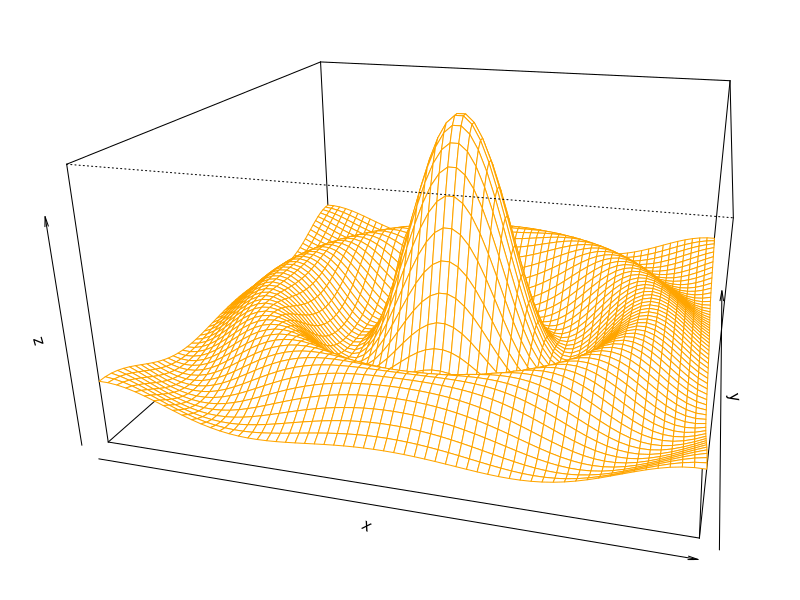

Write the R code that produced this figure. (Note: this script raises an error after producing the figure.)
testPersp = function(theta=120, phi = 20, expand = 0.5, col = 'White',
                        box = TRUE, border = 'orange', 
                        ticktype = 'simple', nticks = 5, ...) {
    x = seq(-10,10,length = 60)
    y = seq(-10,10,length = 60)
    f <- function(x, y) { r <- sqrt(x^2+y^2); 10 * sin(r)/r }
    z <- outer(x, y, f)
    z[is.na(z)] <- 1
    par(mar = c(2,2,2,2))
    trans <- persp(x, y, z, theta = theta, 
                   phi = phi, expand = expand, 
                   col = col, box = box, border = border, 
                   ticktype = ticktype, nticks = nticks, ...)
                   
    trans
}

echoTest = function(trans = trans) {
    plot = recordPlot()
    plotInfo = perInit(plot, trans = trans, newpage = TRUE)
    per(plot = plotInfo)
    grid.text('gird', x = unit(0.01, 'npc'), y = unit(0.9, 'npc'))
}

## test on theta
	trans = testPersp(15)
	echoTest(trans)

	trans = testPersp(60)
	echoTest(trans)

	trans = testPersp(120)
	echoTest(trans)

	trans = testPersp(160)
	echoTest(trans)

	trans = testPersp(220)
	echoTest(trans)

	trans = testPersp(280)
	echoTest(trans)

	trans = testPersp(350)
	echoTest(trans)


## test on phi
	trans = testPersp(phi = 15)
	echoTest(trans)

	trans = testPersp(phi = 22.5)
	echoTest(trans)

	trans = testPersp(phi = 50)
	echoTest(trans)

	trans = testPersp(phi =80)
	echoTest(trans)

	trans = testPersp(phi = 120)
	echoTest(trans)

	trans = testPersp(phi =310)
	echoTest(trans)

	trans = testPersp(phi = 720)
	echoTest(trans)


## test on expand
	trans = testPersp(expand = 0.01)
	echoTest(trans)

	trans = testPersp(expand = 0.2)
	echoTest(trans)

	trans = testPersp(expand = 0.35)
	echoTest(trans)

	trans = testPersp(expand = 2)
	echoTest(trans)

	trans = testPersp(expand = 5)
	echoTest(trans)

	trans = testPersp(expand = 10)
	echoTest(trans)

	trans = testPersp(expand = 100)
	echoTest(trans)

## test on lim
	trans = testPersp(xlim = c(-5,5),col = 2)
	echoTest(trans)

	trans = testPersp(ylim = c(-5,5))
	echoTest(trans)

	trans = testPersp(zlim = c(-5,5))
	echoTest(trans)

## test on label
	trans = testPersp(xlab = 'xx', ylab = 'yy', zlab = 'zz')
	echoTest(trans)

## test on r
	trans = testPersp(r = 5)
	echoTest(trans)

	trans = testPersp(r = 10)
	echoTest(trans)

	trans = testPersp(r = 20)
	echoTest(trans)

##test on d
	trans = testPersp(d = 0.5)
	echoTest(trans)

	trans = testPersp(d = 0)
	echoTest(trans)

	trans = testPersp(d = 1)
	echoTest(trans)

## test on scale
	trans = testPersp(scale = FALSE)
	echoTest(trans)

	trans = testPersp(scale = TRUE)
	echoTest(trans)

## test on expand
	trans = testPersp(expand = 0.5)
	echoTest(trans)

	trans = testPersp(expand = 1)
	echoTest(trans)

	trans = testPersp(expand = 0.25)
	echoTest(trans)

	trans = testPersp(d = 2)
	echoTest(trans)

## test on col
	trans = testPersp(col = 1)
	echoTest(trans)

	trans = testPersp(col = 'blue')
	echoTest(trans)

	trans = testPersp(col = 1:5)
	echoTest(trans)

	trans = testPersp(col = 1:10)
	echoTest(trans)

	trans = testPersp(col = 1:100)
	echoTest(trans)

## test on border
	trans = testPersp(border = 1)
	echoTest(trans)

	trans = testPersp(border = 'brown')
	echoTest(trans)

	trans = testPersp(border = 5:6)
	echoTest(trans)

## test on axes
	trans = testPersp(axes = TRUE)
	echoTest(trans)

	trans = testPersp(axes = FALSE)
	echoTest(trans)

## if box = False then not drawing any axes even axes = TRUE
	trans = testPersp(box = FALSE, axes = TRUE)
	echoTest(trans)

	trans = testPersp(box = FALSE, axes = FALSE)
	echoTest(trans)

## test on ticktype
	trans = testPersp(ticktype = 'detail', axes = TRUE, box = FALSE)
	echoTest(trans)
